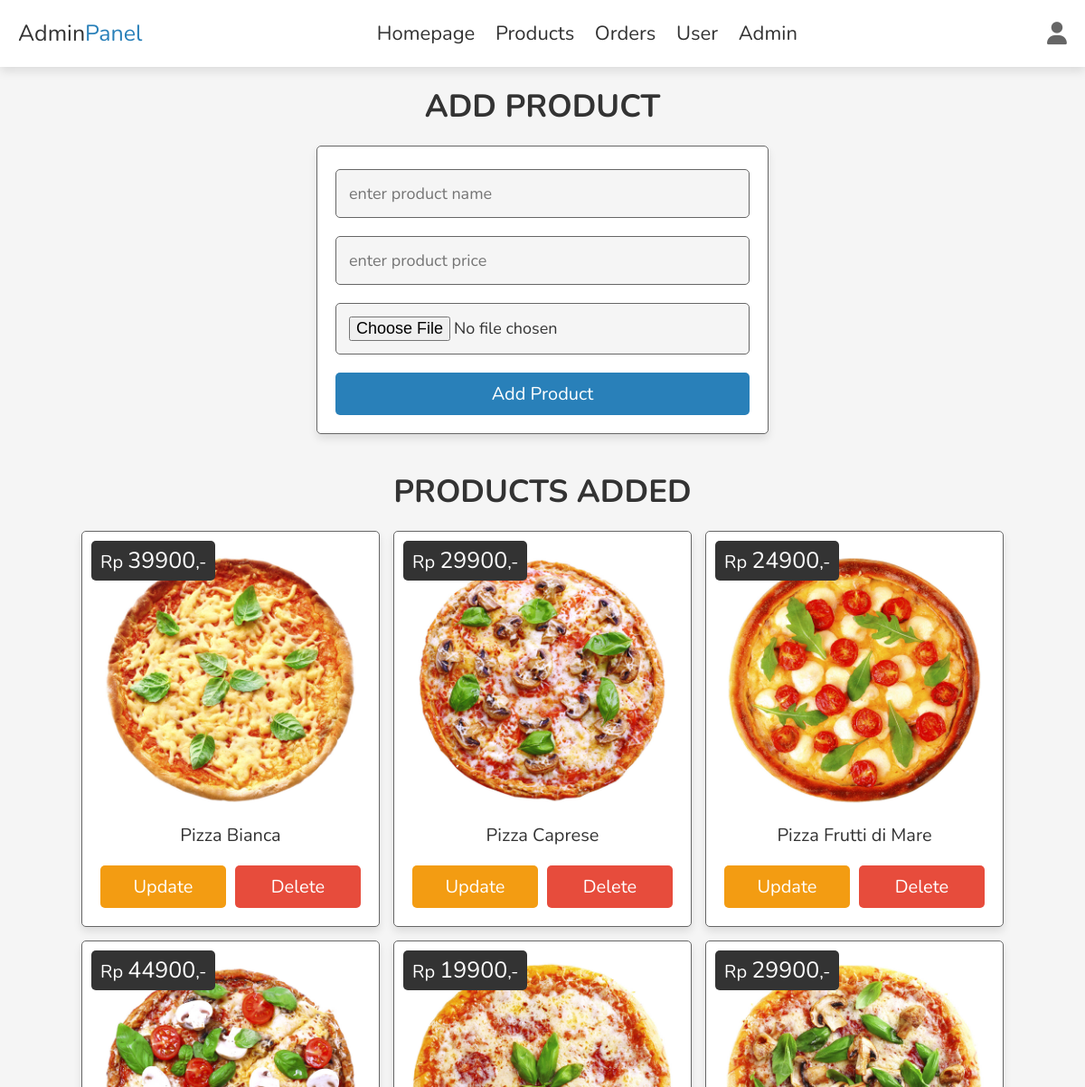
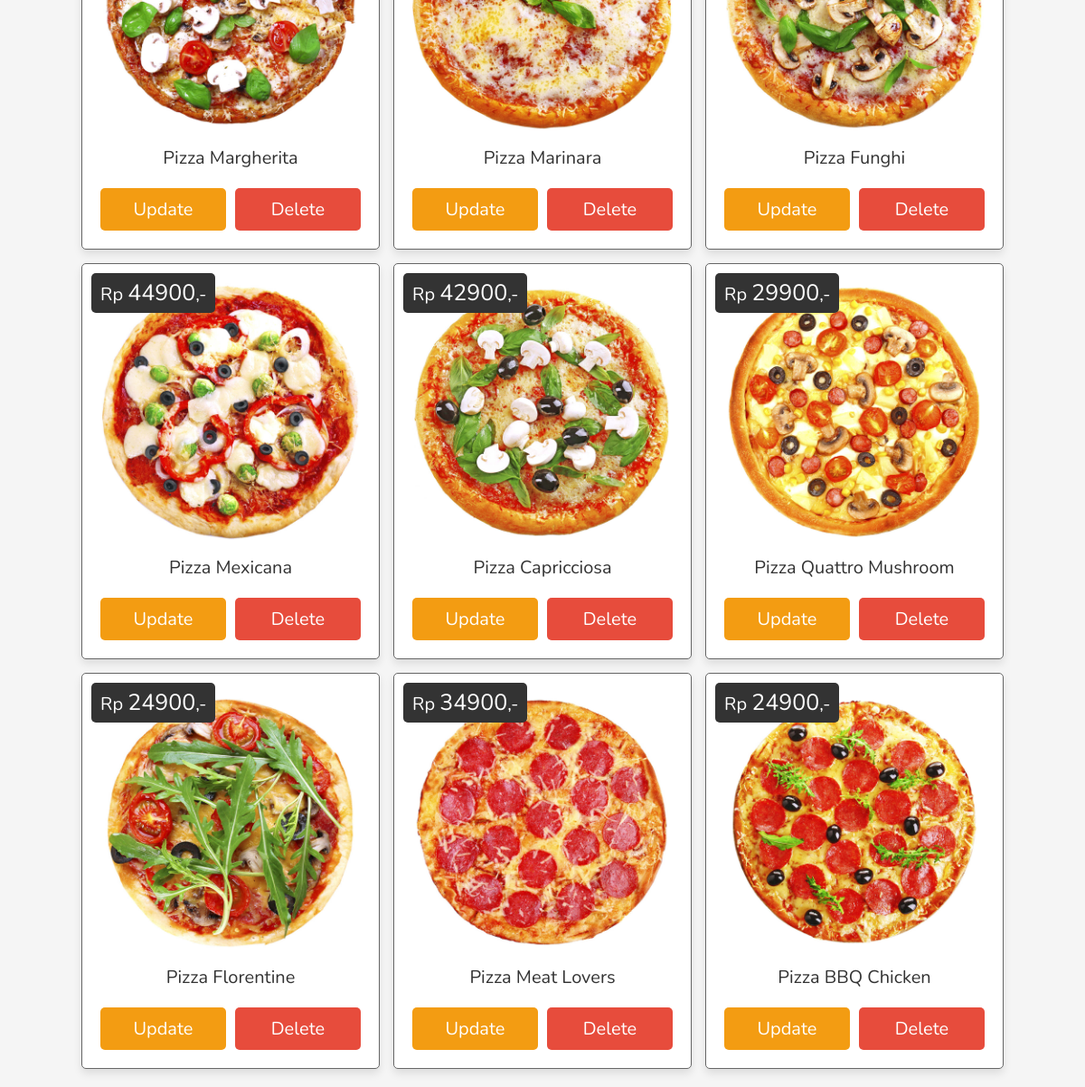
Screenshot of /admin_products.php (signed in) with the database file from the repository (2 pictures, top to bottom).
### tables this page shows
CREATE TABLE `products` (
  `id` int(100) NOT NULL,
  `name` varchar(100) NOT NULL,
  `price` int(10) NOT NULL,
  `image` varchar(100) NOT NULL
);

### admin_products.php (the view, shortened to what this page needs)
<?php
include 'config.php';
?>
<!DOCTYPE html>
<html lang="en">
<head>
   <link rel="stylesheet" href="https://cdnjs.cloudflare.com/ajax/libs/font-awesome/6.1.1/css/all.min.css">
   <link rel="stylesheet" href="css/admin_style.css">
</head>
<body>
<?php include 'admin_header.php' ?>
<section class="add-products">
   <h1 class="heading">add product</h1>
   <form action="" method="post" enctype="multipart/form-data">
      <input type="text" class="box" required maxlength="100" placeholder="enter product name" name="name">
      <input type="number" min="0" class="box" required max="9999999999" placeholder="enter product price" onkeypress="if(this.value.length == 10) return false;" name="price">
      <input type="file" name="image" accept="image/jpg, image/jpeg, image/png" class="box" required>
      <input type="submit" value="add product" class="btn" name="add_product">
   </form>
</section>
<section class="show-products">
   <h1 class="heading">products added</h1>
   <div class="box-container">
   <?php
      $select_products = $conn->prepare("SELECT * FROM `products`");
      $select_products->execute();
      if($select_products->rowCount() > 0){
         while($fetch_products = $select_products->fetch(PDO::FETCH_ASSOC)){
   ?>
   <div class="box">
      <div class="price">Rp <span><?= $fetch_products['price']; ?></span>,-</div>
      <img src="uploaded_img/<?= $fetch_products['image']; ?>" alt="">
      <div class="name"><?= $fetch_products['name']; ?></div>
      <div class="flex-btn">
         <a href="admin_product_update.php?update=<?= $fetch_products['id']; ?>" class="option-btn">update</a>
         <a href="admin_products.php?delete=<?= $fetch_products['id']; ?>" class="delete-btn" onclick="return confirm('delete this product?');">delete</a>
      </div>
   </div>
   <?php
         }
      }else{
         echo '<p class="empty">no products added yet!</p>';
      }
   ?>
   </div>
</section>
</body>
</html>

### css/admin_style.css (style rules this page uses)
:root { --main-color:#2980b9; --red:#e74c3c; --orange:#f39c12; --black:#333; --white:#fff; --light-bg:#f5f5f5; --light-color:#666; --border:.1rem solid var(--light-color); --box-shadow:0 .5rem 1rem rgba(0,0,0,.1); }
* { font-family: 'Nunito', sans-serif; margin:0; padding:0; box-sizing: border-box; outline: none; border:none; text-decoration: none; transition: .2s linear; }
html { font-size: 62.5%; overflow-x: hidden; scroll-behavior: smooth; scroll-padding-top: 7rem; }
body { background: var(--light-bg); }
section { padding:2rem; margin:0 auto; max-width: 1200px; }
.heading { text-align: center; margin-bottom: 2rem; font-size: 3.5rem; color:var(--black); text-transform: uppercase; }
.delete-btn, .option-btn, .btn { display: block; width: 100%; margin-top: 1rem; border-radius: .5rem; padding:1rem 3rem; font-size: 2rem; color:var(--white); cursor: pointer; text-transform: capitalize; text-align: center; }
.btn { background-color: var(--main-color); }
.delete-btn { background-color: var(--red); }
.option-btn { background-color: var(--orange); }
.flex-btn { display: flex; gap:1rem; }
.add-products form { max-width: 50rem; margin:0 auto; background-color: var(--white); border-radius: .5rem; box-shadow: var(--box-shadow); padding:2rem; border:var(--border); padding-top: 1.5rem; }
.add-products form .box { width: 100%; padding:1.4rem; font-size: 1.8rem; color:var(--black); border-radius: .5rem; border:var(--border); background-color: var(--light-bg); margin:1rem 0; }
.show-products .box-container { display: grid; grid-template-columns: repeat(auto-fit, 33rem); gap:1.5rem; align-items: flex-start; justify-content: center; }
.show-products .box-container .box { padding:2rem; text-align: center; border-radius: .5rem; border:var(--border); background-color: var(--white); box-shadow: var(--box-shadow); position: relative; }
.show-products .box-container .box img { width: 100%; }
.show-products .box-container .box .price { position: absolute; top:1rem; left:1rem; border-radius: .5rem; background-color: var(--black); color:var(--white); padding:.5rem 1rem; font-size: 2rem; }
.show-products .box-container .box .price span { font-size: 2.5rem; }
.show-products .box-container .box .name { margin:1rem 0; font-size: 2rem; color:var(--black); }

### rows the page displays
products: price "39900", image (picture), name "Pizza Bianca"
products: price "29900", image (picture), name "Pizza Caprese"
products: price "24900", image (picture), name "Pizza Frutti di Mare"
products: price "44900", image (picture), name "Pizza Margherita"
products: price "19900", image (picture), name "Pizza Marinara"
products: price "29900", image (picture), name "Pizza Funghi"
products: price "44900", image (picture), name "Pizza Mexicana"
products: price "42900", image (picture), name "Pizza Capricciosa"
products: price "29900", image (picture), name "Pizza Quattro Mushroom"
products: price "24900", image (picture), name "Pizza Florentine"
products: price "34900", image (picture), name "Pizza Meat Lovers"
products: price "24900", image (picture), name "Pizza BBQ Chicken"
